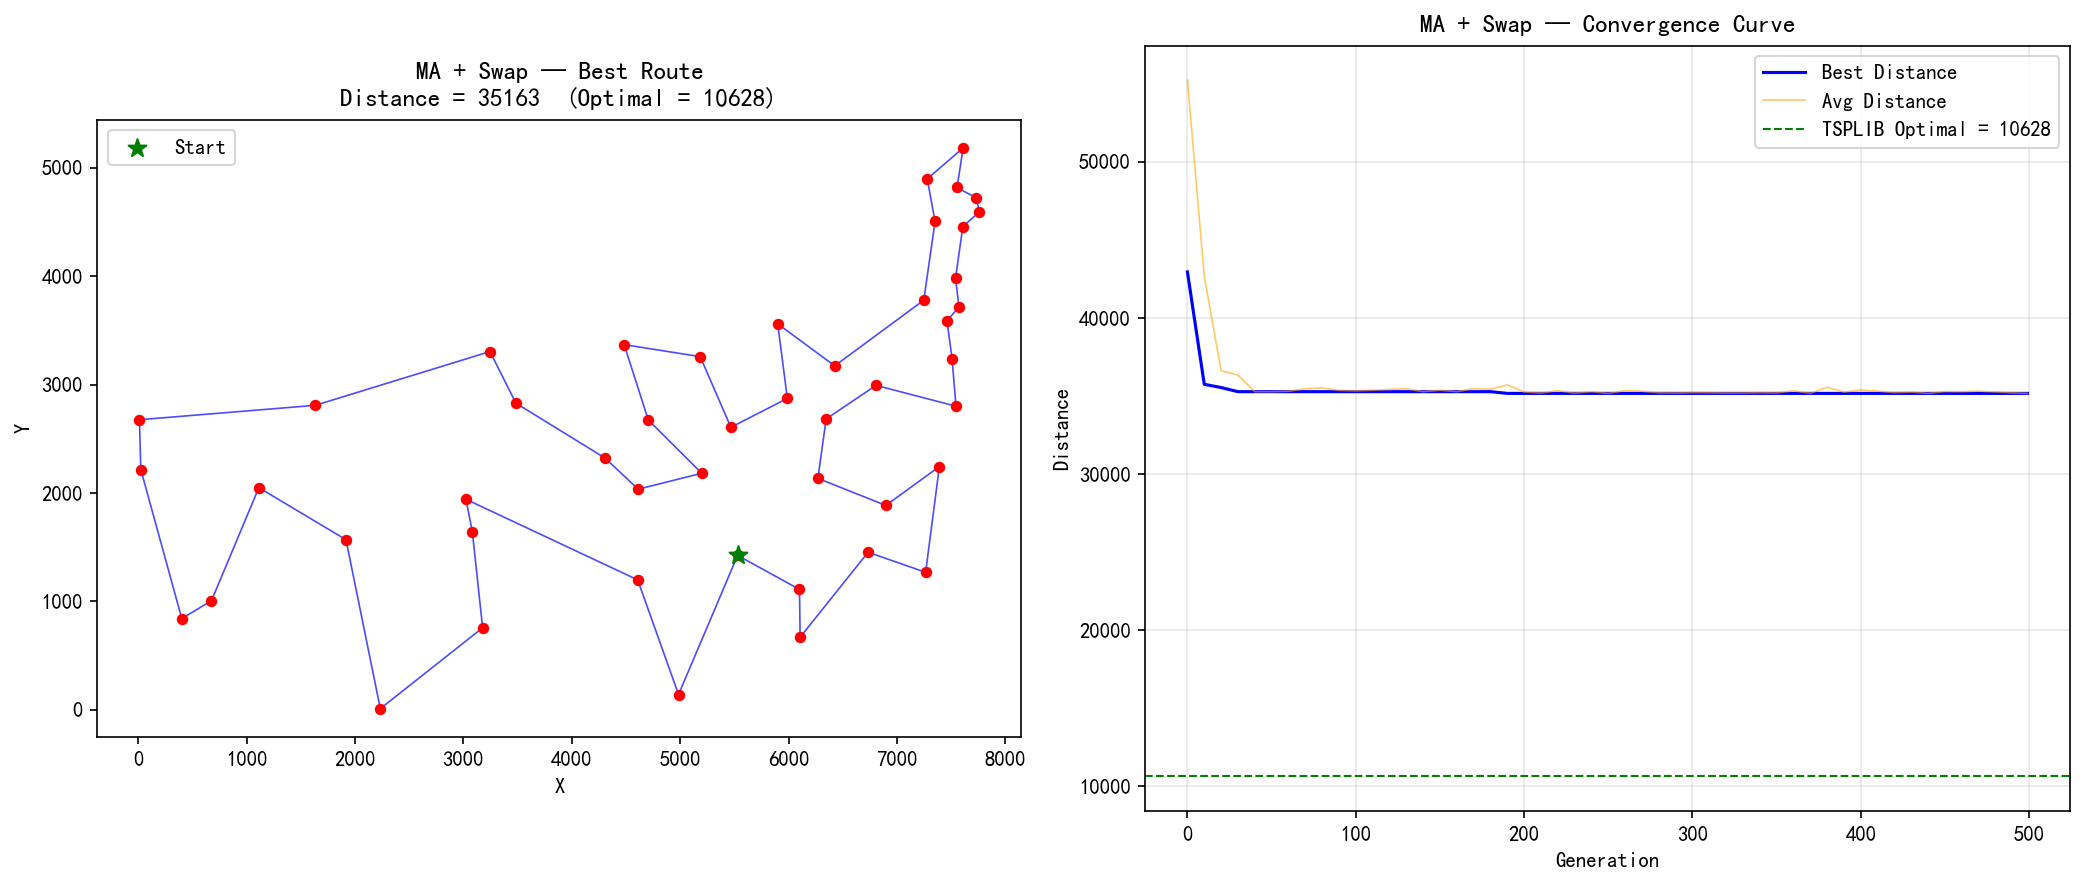

Reproduce this figure in Python.
"""
MA_swap_att48.py — Memetic Algorithm (模因算法) 求解 TSP/ATT48
Local Search 算子: Swap (交换两个城市)

MA = GA + Local Search
- GA 负责全局探索: 种群、选择、交叉、变异
- LS 负责局部精化: 对每个后代用 Swap 进行局部搜索
- Lamarckian 进化: LS 改善后的解写回染色体

Swap LS 策略: First-Improvement
  随机采样邻域，接受第一个改进的 Swap 移动，迭代至无法改进或达到上限。
"""

import math
import random
import time
import matplotlib.pyplot as plt
import matplotlib
matplotlib.rcParams['font.sans-serif'] = ['SimHei', 'Microsoft YaHei', 'DejaVu Sans']
matplotlib.rcParams['axes.unicode_minus'] = False

OPTIMAL = 10628

# ============================================================
# 1. 数据加载 & 距离计算
# ============================================================
def load_att48(filepath="att48.csv"):
    cities = []
    with open(filepath, "r") as f:
        for line in f:
            line = line.strip()
            if not line:
                continue
            parts = line.split(",")
            if len(parts) >= 2:
                cities.append((float(parts[0]), float(parts[1])))
    return cities


def calc_distance(city_a, city_b):
    dx = city_a[0] - city_b[0]
    dy = city_a[1] - city_b[1]
    return round(math.sqrt(dx * dx + dy * dy))


def calc_total_distance(route, cities):
    dist = 0
    n = len(route)
    for i in range(n):
        dist += calc_distance(cities[route[i]], cities[route[(i + 1) % n]])
    return dist


# ============================================================
# 2. GA 算子
# ============================================================
def tournament_selection(population, fitness, k=3):
    n = len(population)
    selected = random.sample(range(n), k)
    best_idx = min(selected, key=lambda i: fitness[i])
    return population[best_idx][:]


def ox_crossover(parent1, parent2):
    n = len(parent1)
    i, j = sorted(random.sample(range(n), 2))
    child1 = [-1] * n
    child1[i : j + 1] = parent1[i : j + 1]
    fill_pos = (j + 1) % n
    for city in parent2[j + 1 :] + parent2[: j + 1]:
        if city not in child1:
            child1[fill_pos] = city
            fill_pos = (fill_pos + 1) % n
    child2 = [-1] * n
    child2[i : j + 1] = parent2[i : j + 1]
    fill_pos = (j + 1) % n
    for city in parent1[j + 1 :] + parent1[: j + 1]:
        if city not in child2:
            child2[fill_pos] = city
            fill_pos = (fill_pos + 1) % n
    return child1, child2


def inversion_mutation(route, pm=0.02):
    route = route[:]
    if random.random() < pm:
        n = len(route)
        i, j = sorted(random.sample(range(n), 2))
        route[i : j + 1] = list(reversed(route[i : j + 1]))
    return route


# ============================================================
# 3. Local Search: Swap (First-Improvement)
# ============================================================
def calc_swap_delta(route, cities, i, j):
    """
    O(1) 增量计算 Swap 的距离变化。
    交换位置 i 和 j 的城市，改变 2 条边 (相邻) 或 4 条边 (不相邻)。
    """
    n = len(route)
    if i == j:
        return 0

    # 确保 i < j 简化处理
    if i > j:
        i, j = j, i

    a = route[(i - 1) % n]
    b = route[i]
    c = route[(i + 1) % n]
    d = route[(j - 1) % n]
    e = route[j]
    f = route[(j + 1) % n]

    if j - i == 1:
        # 相邻: 改变 2 条边
        # 原: a-b, b-c(=e), e-f   →   新: a-e, e-b, b-f
        old_edges = (calc_distance(cities[a], cities[b]) +
                     calc_distance(cities[b], cities[e]) +
                     calc_distance(cities[e], cities[f]))
        new_edges = (calc_distance(cities[a], cities[e]) +
                     calc_distance(cities[e], cities[b]) +
                     calc_distance(cities[b], cities[f]))
    elif i == 0 and j == n - 1:
        # 首尾相邻 (环状)
        old_edges = (calc_distance(cities[route[n-2]], cities[route[n-1]]) +
                     calc_distance(cities[route[n-1]], cities[route[0]]) +
                     calc_distance(cities[route[0]], cities[route[1]]))
        new_edges = (calc_distance(cities[route[n-2]], cities[route[0]]) +
                     calc_distance(cities[route[0]], cities[route[n-1]]) +
                     calc_distance(cities[route[n-1]], cities[route[1]]))
    else:
        # 不相邻: 改变 4 条边
        # 原: a-b, b-c, d-e, e-f   →   新: a-e, e-c, d-b, b-f
        old_edges = (calc_distance(cities[a], cities[b]) +
                     calc_distance(cities[b], cities[c]) +
                     calc_distance(cities[d], cities[e]) +
                     calc_distance(cities[e], cities[f]))
        new_edges = (calc_distance(cities[a], cities[e]) +
                     calc_distance(cities[e], cities[c]) +
                     calc_distance(cities[d], cities[b]) +
                     calc_distance(cities[b], cities[f]))
    return new_edges - old_edges


def local_search_swap(route, cities, max_iter=200):
    """
    Swap First-Improvement 局部搜索 (O(1) 增量计算 + 纯随机采样)。
    随机采样 (i, j) 对，接受第一个改进，直至无法改进或达到上限。
    """
    n = len(cities)
    current = route[:]
    current_dist = calc_total_distance(current, cities)

    improved = True
    iteration = 0
    while improved and iteration < max_iter:
        improved = False
        for _ in range(n * 5):
            i = random.randint(0, n - 1)
            j = random.randint(0, n - 2)
            if j >= i:
                j += 1
            delta = calc_swap_delta(current, cities, i, j)
            if delta < 0:
                current[i], current[j] = current[j], current[i]
                current_dist += delta
                improved = True
                iteration += 1
                break
        else:
            iteration += 1

    return current, current_dist


# ============================================================
# 4. Memetic Algorithm 主算法
# ============================================================
def memetic_algorithm(cities, pop_size=100, generations=500,
                       pc=0.9, pm=0.02, elite_size=2, tournament_k=3,
                       seed=42, record_interval=10):
    random.seed(seed)
    n = len(cities)

    # 初始化种群
    population = []
    for _ in range(pop_size):
        route = list(range(n))
        random.shuffle(route)
        population.append(route)

    fitness = [calc_total_distance(ind, cities) for ind in population]

    best_idx = min(range(pop_size), key=lambda i: fitness[i])
    best_route = population[best_idx][:]
    best_dist = fitness[best_idx]

    history = []
    start_time = time.time()

    print(f"[MA+Swap] Pop={pop_size}, Gen={generations}, Pc={pc}, Pm={pm}")
    print(f"[MA+Swap] 初始最优 = {best_dist}")

    for gen in range(generations):
        offspring = []

        while len(offspring) < pop_size - elite_size:
            p1 = tournament_selection(population, fitness, tournament_k)
            p2 = tournament_selection(population, fitness, tournament_k)

            if random.random() < pc:
                c1, c2 = ox_crossover(p1, p2)
            else:
                c1, c2 = p1[:], p2[:]

            c1 = inversion_mutation(c1, pm)
            c2 = inversion_mutation(c2, pm)

            # ★ MA 核心: Swap Local Search
            c1, _ = local_search_swap(c1, cities)
            c2, _ = local_search_swap(c2, cities)

            offspring.append(c1)
            offspring.append(c2)

        offspring = offspring[: pop_size - elite_size]

        elite_indices = sorted(range(pop_size), key=lambda i: fitness[i])[:elite_size]
        elites = [population[i][:] for i in elite_indices]

        combined = elites + offspring
        combined_fitness = [calc_total_distance(ind, cities) for ind in combined]

        sorted_indices = sorted(range(len(combined)), key=lambda i: combined_fitness[i])
        population = [combined[i][:] for i in sorted_indices[:pop_size]]
        fitness = [combined_fitness[i] for i in sorted_indices[:pop_size]]

        if fitness[0] < best_dist:
            best_dist = fitness[0]
            best_route = population[0][:]

        if gen % record_interval == 0 or gen == generations - 1:
            avg_fitness = sum(fitness) / len(fitness)
            diversity = 0.0
            if len(population) > 1:
                best_edges = set()
                for i in range(n):
                    a, b = population[0][i], population[0][(i + 1) % n]
                    best_edges.add((min(a, b), max(a, b)))
                overlaps = []
                for ind in population[1:]:
                    shared = 0
                    for i in range(n):
                        a, b = ind[i], ind[(i + 1) % n]
                        if (min(a, b), max(a, b)) in best_edges:
                            shared += 1
                    overlaps.append(shared / n)
                diversity = 1.0 - (sum(overlaps) / len(overlaps))

            history.append((gen, best_dist, avg_fitness, diversity))

            if gen % (record_interval * 5) == 0 or gen == generations - 1:
                print(f"  [Gen {gen:4d}] Best={best_dist}, Avg={avg_fitness:.1f}, "
                      f"Div={diversity:.3f}")

    elapsed = time.time() - start_time
    print(f"[MA+Swap] 最终最优 = {best_dist}, 耗时 = {elapsed:.2f}s")
    return best_route, best_dist, history, elapsed


# ============================================================
# 5. 可视化
# ============================================================
def plot_results(cities, best_route, best_dist, history, output_path, optimal=OPTIMAL):
    fig, (ax1, ax2) = plt.subplots(1, 2, figsize=(14, 6))

    ordered = [cities[i] for i in best_route] + [cities[best_route[0]]]
    xs = [c[0] for c in ordered]
    ys = [c[1] for c in ordered]
    ax1.plot(xs, ys, "b-", linewidth=0.8, alpha=0.7)
    ax1.scatter(xs[:-1], ys[:-1], c="red", s=20, zorder=5)
    ax1.scatter([xs[0]], [ys[0]], c="green", s=80, marker="*", zorder=6, label="Start")
    ax1.set_title(f"MA + Swap — Best Route\nDistance = {best_dist}  (Optimal = {optimal})")
    ax1.set_xlabel("X")
    ax1.set_ylabel("Y")
    ax1.legend()
    ax1.set_aspect("equal")

    gens = [h[0] for h in history]
    bests = [h[1] for h in history]
    avgs = [h[2] for h in history]
    ax2.plot(gens, bests, "b-", linewidth=1.5, label="Best Distance")
    ax2.plot(gens, avgs, "orange", linewidth=0.8, alpha=0.6, label="Avg Distance")
    ax2.axhline(y=optimal, color="green", linestyle="--", linewidth=1, label=f"TSPLIB Optimal = {optimal}")
    ax2.set_title("MA + Swap — Convergence Curve")
    ax2.set_xlabel("Generation")
    ax2.set_ylabel("Distance")
    ax2.legend()
    ax2.grid(True, alpha=0.3)

    plt.tight_layout()
    plt.savefig(output_path, dpi=150, bbox_inches="tight")
    plt.close()
    print(f"[图片] 已保存至 {output_path}")


# ============================================================
# 6. 生成 Markdown 报告
# ============================================================
def generate_report(history, best_dist, best_route, elapsed, params, output_path, optimal=OPTIMAL):
    gap = best_dist - optimal
    gap_pct = (gap / optimal) * 100

    report = f"""# MA + Swap — TSP/ATT48 实验报告

## 算法配置

| 参数 | 值 |
|------|----|
| 问题 | TSP / ATT48 |
| 城市数 | 48 |
| 算法 | **Memetic Algorithm (模因算法) = GA + Swap Local Search** |
| 种群大小 | {params['pop_size']} |
| 进化代数 | {params['generations']} |
| 编码方式 | 排列编码 (Permutation) |
| 选择策略 | 锦标赛选择 (k={params['tournament_k']}) |
| 交叉算子 | OX (Order Crossover), Pc={params['pc']} |
| 变异算子 | Inversion (逆转变异), Pm={params['pm']} |
| 精英保留 | {params['elite_size']} |
| **Local Search** | **Swap First-Improvement (随机采样至局部最优)** |
| LS 策略 | Lamarckian (改善后的基因写回染色体) |
| LS 应用范围 | 所有后代 (offspring) |
| 种群更新 | μ+λ 选择 |
| 随机种子 | {params['seed']} |
| TSPLIB 理论最优 | **{optimal}** |

## 邻域算子说明

**Swap First-Improvement Local Search:**

在路径中随机选取两个位置交换城市，接受第一个改进:
- 随机打乱 (i, j) 对的检查顺序
- 发现第一个改进就接受 (First-Improvement)
- 迭代进行，直到无法改进或达到最大迭代次数 (200)
- Lamarckian 进化: 改善后的排列直接写回染色体

## 运行结果

| 指标 | 值 |
|------|----|
| 最优距离 | {best_dist} |
| 运行耗时 | {elapsed:.2f}s |
| 与理论最优差距 | {gap} ({gap_pct:.1f}%) |

## 收敛过程

| 代数 | 最优值 | 平均值 | 多样性 (1-重叠率) |
|------|--------|--------|-------------------|
"""

    key_points = []
    if history:
        key_points.append(history[0])
        step = max(1, len(history) // 10)
        for i in range(step, len(history) - 1, step):
            key_points.append(history[i])
        if history[-1] not in key_points:
            key_points.append(history[-1])

    for h in key_points:
        report += f"| {h[0]} | {h[1]} | {h[2]:.1f} | {h[3]:.3f} |\n"

    report += f"""
| {history[-1][0]} (最终) | {best_dist} | {history[-1][2]:.1f} | {history[-1][3]:.3f} |

## 最优路径序列

```
"""

    cities_in_order = [str(c + 1) for c in best_route]
    for k in range(0, len(cities_in_order), 12):
        report += " → ".join(cities_in_order[k : k + 12])
        if k + 12 < len(cities_in_order):
            report += " →\n"
    report += f" → {cities_in_order[0]}  (回到起点)\\n"
    report += """
```

## 算法分析

### MA + Swap 的特点

Swap 是最通用的排列邻域算子:
- 一次 Swap 改变 2~4 条边，扰动幅度适中
- 邻域大小 = 1128，用 First-Improvement 策略高效搜索
- 适合作为 MA 的"通用型" LS 引擎

### 与 MA + 2-opt 的对比

| 特性 | MA + 2-opt | MA + Swap |
|------|-----------|-----------|
| LS 搜索策略 | Best-Improvement (全扫描) | First-Improvement (随机采样) |
| LS 每次迭代 | 检查全部 1128 个邻域 | 随机采样直到找到改进 |
| LS 收敛保证 | 保证达到局部最优 | 近似局部最优 |
| TSP 专用性 | ★★★ 专用 | ★☆☆ 通用 |
"""

    report += f"""
## 输出图片

![MA + Swap 结果](MA_swap_att48.png)
"""

    with open(output_path, "w", encoding="utf-8") as f:
        f.write(report)
    print(f"[报告] 已保存至 {output_path}")


# ============================================================
# 7. 主程序入口
# ============================================================
if __name__ == "__main__":
    cities = load_att48("att48.csv")
    print(f"加载 ATT48 数据集: {len(cities)} 个城市")
    print(f"TSPLIB 理论最优: {OPTIMAL}")

    params = {
        "pop_size": 100,
        "generations": 500,
        "pc": 0.9,
        "pm": 0.02,
        "elite_size": 2,
        "tournament_k": 3,
        "seed": 42,
    }

    best_route, best_dist, history, elapsed = memetic_algorithm(
        cities,
        pop_size=params["pop_size"],
        generations=params["generations"],
        pc=params["pc"],
        pm=params["pm"],
        elite_size=params["elite_size"],
        tournament_k=params["tournament_k"],
        seed=params["seed"],
        record_interval=10,
    )

    plot_results(cities, best_route, best_dist, history, "MA_swap_att48.png")
    generate_report(history, best_dist, best_route, elapsed, params, "MA_swap_report.md")

    print(f"\n=== 完成 ===")
    print(f"最优距离: {best_dist}")
    print(f"与最优解差距: {best_dist - OPTIMAL} ({(best_dist - OPTIMAL) / OPTIMAL * 100:.1f}%)")
    print(f"耗时: {elapsed:.2f}s")
